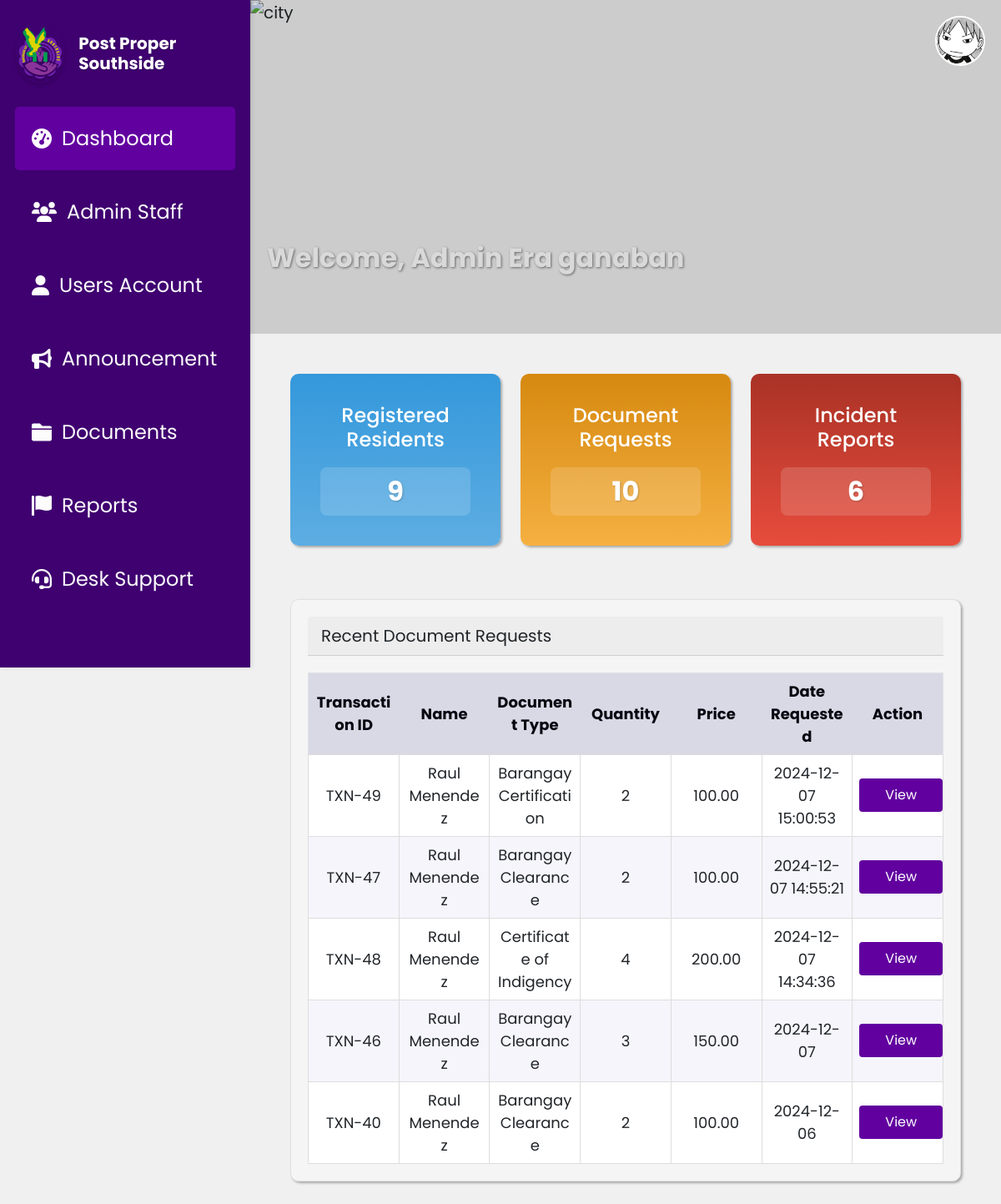
Screenshot of /dashboard.php (signed in) with the database file from the repository.
### tables this page shows
CREATE TABLE `document_requests` (
  `Id` int(11) NOT NULL,
  `userId` int(11) DEFAULT NULL,
  `DocumentType` varchar(100) NOT NULL DEFAULT 'Barangay Clearance',
  `Name` varchar(255) NOT NULL,
  `Address` varchar(255) DEFAULT NULL,
  `TIN_No` varchar(50) DEFAULT NULL,
  `CTC_No` varchar(50) DEFAULT NULL,
  `Alias` varchar(100) DEFAULT NULL,
  `Age` int(11) DEFAULT NULL,
  `birthday` varchar(10) DEFAULT NULL,
  `PlaceOfBirth` varchar(255) DEFAULT NULL,
  `Occupation` varchar(255) DEFAULT NULL,
  `LengthOfStay` int(11) DEFAULT NULL,
  `Citizenship` varchar(100) DEFAULT NULL,
  `Gender` varchar(10) DEFAULT NULL,
  `CivilStatus` varchar(50) DEFAULT NULL,
  `Purpose` text DEFAULT NULL,
  `Status` varchar(50) DEFAULT NULL,
  `Quantity` int(11) DEFAULT NULL,
  `DateRequested` varchar(255) DEFAULT NULL,
  `valid_id` longtext NOT NULL,
  `valid_id_front` longtext DEFAULT NULL,
  `valid_id_back` longtext DEFAULT NULL,
  `request_picture` longtext NOT NULL,
  `rejection_reason` varchar(255) NOT NULL,
  `cancellation_reason` varchar(255) DEFAULT NULL
);

### dashboard.php (the view, shortened to what this page needs)
<?php
require 'db.php';
$adminId = $_SESSION['admin_id'];
try {
    $sql = "SELECT profile_picture FROM admin_accounts WHERE id = ?";
    $stmt = $conn->prepare($sql);
    $stmt->execute([$adminId]);
    $admin = $stmt->fetch(PDO::FETCH_ASSOC);
    $profilePicture = !empty($admin['profile_picture']) ? $admin['profile_picture'] : 'assets/profile.jpg';
} catch (PDOException $e) {
    $profilePicture = 'assets/profile.jpg';
}
$documentRequestsTableQuery = "SELECT * FROM document_requests ORDER BY DateRequested DESC LIMIT 5";
$documentRequestsTableResult = $conn->query($documentRequestsTableQuery)->fetchAll(PDO::FETCH_ASSOC);
$registeredResidentsQuery = "SELECT COUNT(*) AS count FROM user_accounts";
$registeredResidentsResult = $conn->query($registeredResidentsQuery)->fetch(PDO::FETCH_ASSOC);
$registeredResidentsCount = $registeredResidentsResult['count'];
$documentRequestsQuery = "SELECT COUNT(*) AS count FROM document_requests";
$documentRequestsResult = $conn->query($documentRequestsQuery)->fetch(PDO::FETCH_ASSOC);
$documentRequestsCount = $documentRequestsResult['count'];
$incidentReportsQuery = "SELECT COUNT(*) AS count FROM incident_reports";
$incidentReportsResult = $conn->query($incidentReportsQuery)->fetch(PDO::FETCH_ASSOC);
$incidentReportsCount = $incidentReportsResult['count'];
?>
<!DOCTYPE html>
<html lang="en">
<head>
    <link href="https://cdn.jsdelivr.net/npm/bootstrap@5.0.2/dist/css/bootstrap.min.css" rel="stylesheet">
    <link rel="stylesheet" href="css/DashboardStyle.css">
    <link rel="stylesheet" href="https://cdnjs.cloudflare.com/ajax/libs/font-awesome/6.5.1/css/all.min.css">
</head>
<body>
  <?php include 'sidebar.php'; ?>
  <div class="main-content">
        <div class="header-section ">
            <img src="assets/mckinley.jpg" alt="city">
            <h1 class="text-center mb-4">Welcome, Admin <?php echo htmlspecialchars($_SESSION['name']); ?></h1>
            <a href="admin_profile.php">
                <img src="<?php echo $profilePicture; ?>" alt="Profile" class="profile-icon rounded-circle">
            </a>
        </div>
    <div class="container mt-5 px-5">
        <div class="row text-center mb-4">
            <div class="col-md-4 col-sm-6 mb-4">
                <div class="cards card-resident text-white mb-3">
                    <div class="card-body">
                        <h5 class="card-title">Registered Residents</h5>
                        <h3 class="card-text"><?php echo $registeredResidentsCount; ?></h3>
                    </div>
                </div>
            </div>
            <div class="col-md-4 col-sm-6 mb-4">
                <div class="cards card-request text-white  mb-3">
                    <div class="card-body">
                        <h5 class="card-title">Document Requests</h5>
                        <h3 class="card-text"><?php echo $documentRequestsCount; ?></h3>
                    </div>
                </div>
            </div>
            <div class="col-md-4 col-sm-6 mb-4">
                <div class="cards card-reports text-white mb-3">
                    <div class="card-body">
                        <h5 class="card-title">Incident Reports</h5>
                        <h3 class="card-text"><?php echo $incidentReportsCount; ?></h3>
                    </div>
                </div>
            </div>
        </div>
        <div class="card">
            <div class="card-header">
                Recent Document Requests
            </div>
            <div class="table-container">
                <table class="table mb-0" >
                    <thead>
                        <tr>
                            <th>Transaction ID</th>
                            <th>Name</th>
                            <th>Document Type</th>
                            <th>Quantity</th>
                            <th>Price</th>
                            <th>Date Requested</th>
                            <th>Action</th>
                        </tr>
                    </thead>
                    <tbody>
                        <?php foreach ($documentRequestsTableResult as $request): ?>
                            <tr>
                                <td><?php echo 'TXN-'?><?php echo htmlspecialchars($request['Id']); ?></td>
                                <td><?php echo htmlspecialchars($request['Name']); ?></td>
                                <td><?php echo htmlspecialchars($request['DocumentType']); ?></td>
                                <td><?php echo htmlspecialchars($request['Quantity']); ?></td>
                                <td><?php echo number_format($request['Quantity'] * 50, 2); ?></td>
                                <td><?php echo htmlspecialchars($request['DateRequested']); ?></td>
                                <td>
                                    <button class="action-btn btn-sm"
                                            onclick="openModal('<?php echo htmlspecialchars($request['Id']); ?>',
                                                                '<?php echo htmlspecialchars($request['Name']); ?>',
                                                                '<?php echo htmlspecialchars($request['Alias']); ?>',
                                                                '<?php echo htmlspecialchars($request['DocumentType']); ?>',
                                                                '<?php echo htmlspecialchars($request['DateRequested']); ?>',
                                                                '<?php echo htmlspecialchars($request['Quantity']); ?>',
                                                                '<?php echo number_format($request['Quantity'] * 50, 2); ?>',
                                                                '<?php echo htmlspecialchars($request['Address']); ?>',
                                                                '<?php echo htmlspecialchars($request['Gender']); ?>',
                                                                '<?php echo htmlspecialchars($request['CivilStatus']); ?>',
                                                                '<?php echo htmlspecialchars($request['TIN_No']); ?>',
                                                                '<?php echo htmlspecialchars($request['CTC_No']); ?>',
                                                                )">
                                        View
                                    </button>
                                </td>
                            </tr>
                        <?php endforeach; ?>
                    </tbody>
                </table>
            </div>
        </div>
    </div>
</div>
</body>
</html>

### css/DashboardStyle.css (style rules this page uses)
:root { --text-dark: #06070f; --text-light: #f0f0fa; --main-color: #61009f; --header-color: #3f0070; --button-default: #8a43c5; --button-hover: #b52aff; --focus-textfield: #9b4dff; --box-shadow: 2px 2px 3px rgba(0, 0, 0, 0.3); --container-blue: linear-gradient(180deg, #3498db, #5dade2); --container-yellow: linear-gradient(180deg, #d68910, #f5b041); --container-red: linear-gradient(180deg, #a93226, #e74c3c); --container-green: linear-gradient(180deg, #229954, #27ae60); }
body { font-family: "Poppins", sans-serif; font-size: 1.25rem; background-color: #f0f0f0; }
.main-content { padding-bottom: 2rem; }
.card-resident { background: var(--container-blue); }
.card-request { background: var(--container-yellow); }
.card-reports { background: var(--container-red); }
.header-section { width: 100%; height: 50vh; display: flex; justify-content: left; position: relative; }
.header-section img { width: 100%; height: 100%; object-fit: cover; }
.header-section::before { content: ""; position: absolute; top: 0; left: 0; width: 100%; height: 100%; background-color: rgba(0, 0, 0, 0.15); z-index: 1; }
.header-section h1 { position: absolute; margin-top: 35vh; font-size: 2rem; font-weight: 700; color: #ffffff; padding: 0.625rem 1.25rem; border-radius: 0.5rem; text-shadow: 1px 1px 3px rgba(0, 0, 0, 0.5); }
.header-section .profile-icon { position: absolute; top: 1.2rem; right: 1.2rem; width: 3.75rem; height: 3.75rem; border-radius: 50%; border: 2px solid #fff; object-fit: cover; z-index: 2; transition: transform 0.3s ease; }
table { width: 100%; border-collapse: collapse; margin-top: 1.25rem; table-layout: fixed; border: 1px solid #ccc; }
th, td { padding: 0.9375rem; text-align: center; border: 1px solid #dddddd; font-size: 1.125rem; vertical-align: middle; word-wrap: break-word; overflow-wrap: break-word; white-space: normal; }
.table thead { background-color: #d9d9e6; color: #06070f; border: none; }
.table thead th { border: none; }
.table tbody tr:nth-child(odd) { background-color: #ffffff; }
.table tbody tr:nth-child(even) { background-color: #f5f5fb; }
.table .action-btn { padding: 0.313rem 0.625rem; font-size: 1rem; border-radius: 4px; }
.card { border-radius: 0.625rem; box-shadow: var(--box-shadow); background-color: whitesmoke; padding: 1.25rem; border: 1px solid #e0e0e0; }
.cards { border-radius: 0.625rem; box-shadow: var(--box-shadow); padding: 1.25rem; }
.card-title { font-family: "Poppins", sans-serif; font-size: 1.5rem; font-weight: 500; color: #ffffff; padding-bottom: 0.5rem; }
.card-text { color: #ffffff; margin-top: 0.625rem; font-weight: 700; font-size: 2rem; border-radius: 0.5rem; background-color: rgba(255, 255, 255, 0.15); }
@media (max-width: 1200px) { .main-content { margin-left: 10vw; } }
.action-btn { width: 6.25rem; height: 2.5rem; border-radius: 0.5rem; background-color: #61009f; color: white; border: none; }

### css/Sidebar.css (style rules this page uses)
h3 { font-size: 1rem; font-family: "Poppins", sans-serif; color: white; text-align: center; margin: 0; padding: 10px 0; text-shadow: 1px 1px 2px rgba(0, 0, 0, 0.2); }
.main-content { margin-left: 18.75rem; }

### rows the page displays
document_requests: Id "49", Name "Raul Menendez", DocumentType "Barangay Certification", Quantity "2", $request['Quantity']*50 "100.00", DateRequested "2024-12-07 15:00:53"
document_requests: Id "47", Name "Raul Menendez", DocumentType "Barangay Clearance", Quantity "2", $request['Quantity']*50 "100.00", DateRequested "2024-12-07 14:55:21"
document_requests: Id "48", Name "Raul Menendez", DocumentType "Certificate of Indigency", Quantity "4", $request['Quantity']*50 "200.00", DateRequested "2024-12-07 14:34:36"
document_requests: Id "46", Name "Raul Menendez", DocumentType "Barangay Clearance", Quantity "3", $request['Quantity']*50 "150.00", DateRequested "2024-12-07"
document_requests: Id "40", Name "Raul Menendez", DocumentType "Barangay Clearance", Quantity "2", $request['Quantity']*50 "100.00", DateRequested "2024-12-06"

### other values shown
$_SESSION['name'] "Era ganaban"
$registeredResidentsCount "9"
$documentRequestsCount "10"
$incidentReportsCount "6"
